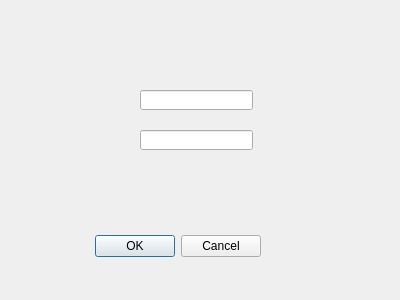
<?xml version="1.0" encoding="UTF-8"?>
<ui version="4.0">
 <class>LoginDialog</class>
 <widget class="QDialog" name="LoginDialog">
  <property name="geometry">
   <rect>
    <x>0</x>
    <y>0</y>
    <width>400</width>
    <height>300</height>
   </rect>
  </property>
  <property name="windowTitle">
   <string>Dialog</string>
  </property>
  <widget class="QDialogButtonBox" name="buttonBox">
   <property name="geometry">
    <rect>
     <x>-80</x>
     <y>230</y>
     <width>341</width>
     <height>32</height>
    </rect>
   </property>
   <property name="orientation">
    <enum>Qt::Orientation::Horizontal</enum>
   </property>
   <property name="standardButtons">
    <set>QDialogButtonBox::StandardButton::Cancel|QDialogButtonBox::StandardButton::Ok</set>
   </property>
  </widget>
  <widget class="QLineEdit" name="lineEdit">
   <property name="geometry">
    <rect>
     <x>140</x>
     <y>90</y>
     <width>113</width>
     <height>20</height>
    </rect>
   </property>
  </widget>
  <widget class="QLineEdit" name="lineEdit_2">
   <property name="geometry">
    <rect>
     <x>140</x>
     <y>130</y>
     <width>113</width>
     <height>20</height>
    </rect>
   </property>
  </widget>
 </widget>
 <resources/>
 <connections>
  <connection>
   <sender>buttonBox</sender>
   <signal>accepted()</signal>
   <receiver>LoginDialog</receiver>
   <slot>accept()</slot>
   <hints>
    <hint type="sourcelabel">
     <x>248</x>
     <y>254</y>
    </hint>
    <hint type="destinationlabel">
     <x>157</x>
     <y>274</y>
    </hint>
   </hints>
  </connection>
  <connection>
   <sender>buttonBox</sender>
   <signal>rejected()</signal>
   <receiver>LoginDialog</receiver>
   <slot>reject()</slot>
   <hints>
    <hint type="sourcelabel">
     <x>316</x>
     <y>260</y>
    </hint>
    <hint type="destinationlabel">
     <x>286</x>
     <y>274</y>
    </hint>
   </hints>
  </connection>
 </connections>
</ui>
